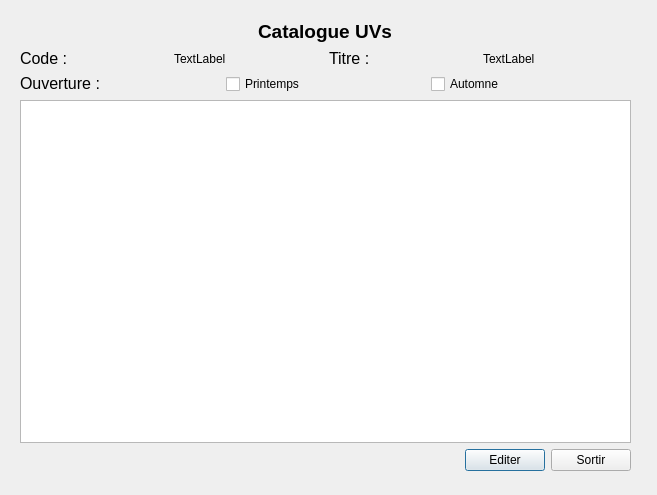
<?xml version="1.0" encoding="UTF-8"?>
<ui version="4.0">
 <class>Dialog</class>
 <widget class="QDialog" name="Dialog">
  <property name="geometry">
   <rect>
    <x>0</x>
    <y>0</y>
    <width>657</width>
    <height>495</height>
   </rect>
  </property>
  <property name="windowTitle">
   <string>Dialog</string>
  </property>
  <widget class="QWidget" name="verticalLayoutWidget">
   <property name="geometry">
    <rect>
     <x>20</x>
     <y>20</y>
     <width>611</width>
     <height>451</height>
    </rect>
   </property>
   <layout class="QVBoxLayout" name="verticalLayout1">
    <item alignment="Qt::AlignHCenter">
     <widget class="QLabel" name="Catalogue">
      <property name="text">
       <string>&lt;html&gt;&lt;head/&gt;&lt;body&gt;&lt;p align=&quot;center&quot;&gt;&lt;span style=&quot; font-size:14pt; font-weight:600;&quot;&gt;Catalogue UVs&lt;/span&gt;&lt;/p&gt;&lt;/body&gt;&lt;/html&gt;</string>
      </property>
     </widget>
    </item>
    <item>
     <layout class="QHBoxLayout" name="horizontalLayout1">
      <item>
       <widget class="QLabel" name="code">
        <property name="text">
         <string>&lt;html&gt;&lt;head/&gt;&lt;body&gt;&lt;p&gt;&lt;span style=&quot; font-size:12pt;&quot;&gt;Code : &lt;/span&gt;&lt;/p&gt;&lt;/body&gt;&lt;/html&gt;</string>
        </property>
       </widget>
      </item>
      <item>
       <widget class="QLabel" name="codeVal">
        <property name="text">
         <string>TextLabel</string>
        </property>
       </widget>
      </item>
      <item>
       <widget class="QLabel" name="titre">
        <property name="text">
         <string>&lt;html&gt;&lt;head/&gt;&lt;body&gt;&lt;p&gt;&lt;span style=&quot; font-size:12pt;&quot;&gt;Titre :&lt;/span&gt;&lt;/p&gt;&lt;/body&gt;&lt;/html&gt;</string>
        </property>
       </widget>
      </item>
      <item>
       <widget class="QLabel" name="titreVal">
        <property name="text">
         <string>TextLabel</string>
        </property>
       </widget>
      </item>
     </layout>
    </item>
    <item>
     <layout class="QHBoxLayout" name="horizontalLayout_3">
      <item>
       <widget class="QLabel" name="ouverture">
        <property name="text">
         <string>&lt;html&gt;&lt;head/&gt;&lt;body&gt;&lt;p&gt;&lt;span style=&quot; font-size:12pt;&quot;&gt;Ouverture : &lt;/span&gt;&lt;/p&gt;&lt;/body&gt;&lt;/html&gt;</string>
        </property>
       </widget>
      </item>
      <item>
       <widget class="QCheckBox" name="printempsBox">
        <property name="text">
         <string>Printemps</string>
        </property>
       </widget>
      </item>
      <item>
       <widget class="QCheckBox" name="automneBox">
        <property name="text">
         <string>Automne</string>
        </property>
       </widget>
      </item>
     </layout>
    </item>
    <item>
     <widget class="QTableView" name="tableau"/>
    </item>
    <item>
     <layout class="QHBoxLayout" name="horizontalLayout_2">
      <item>
       <spacer name="horizontalSpacer">
        <property name="orientation">
         <enum>Qt::Horizontal</enum>
        </property>
        <property name="sizeHint" stdset="0">
         <size>
          <width>40</width>
          <height>20</height>
         </size>
        </property>
       </spacer>
      </item>
      <item alignment="Qt::AlignRight">
       <widget class="QPushButton" name="editer">
        <property name="text">
         <string>Editer</string>
        </property>
       </widget>
      </item>
      <item alignment="Qt::AlignLeft">
       <widget class="QPushButton" name="sortir">
        <property name="text">
         <string>Sortir</string>
        </property>
       </widget>
      </item>
     </layout>
    </item>
   </layout>
  </widget>
 </widget>
 <resources/>
 <connections>
  <connection>
   <sender>sortir</sender>
   <signal>clicked()</signal>
   <receiver>sortir</receiver>
   <slot>close()</slot>
   <hints>
    <hint type="sourcelabel">
     <x>599</x>
     <y>458</y>
    </hint>
    <hint type="destinationlabel">
     <x>599</x>
     <y>458</y>
    </hint>
   </hints>
  </connection>
  <connection>
   <sender>editer</sender>
   <signal>clicked()</signal>
   <receiver>Dialog</receiver>
   <slot>open()</slot>
   <hints>
    <hint type="sourcelabel">
     <x>484</x>
     <y>456</y>
    </hint>
    <hint type="destinationlabel">
     <x>390</x>
     <y>457</y>
    </hint>
   </hints>
  </connection>
 </connections>
</ui>
